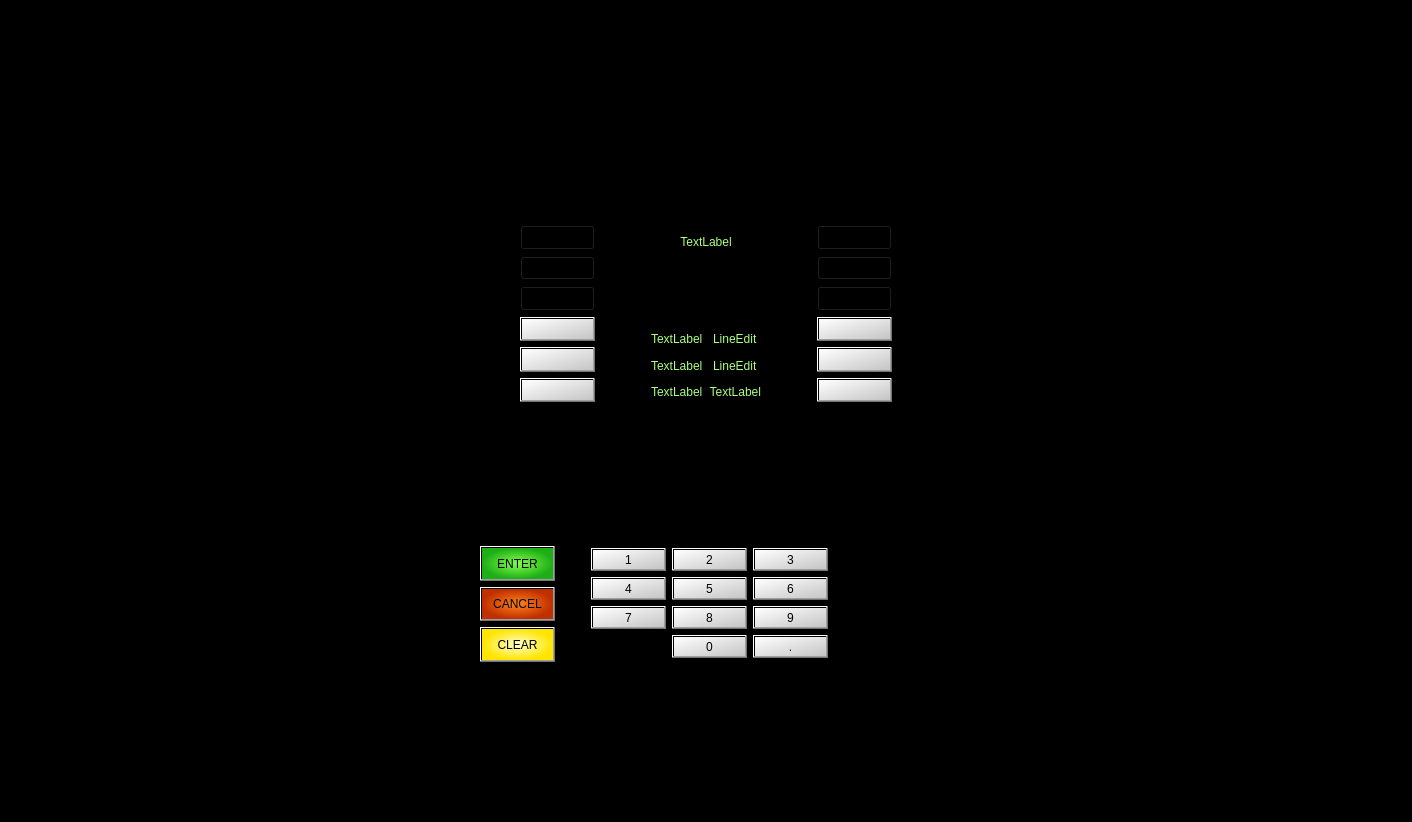
<?xml version="1.0" encoding="UTF-8"?>
<ui version="4.0">
 <class>MainWindow</class>
 <widget class="QMainWindow" name="MainWindow">
  <property name="geometry">
   <rect>
    <x>0</x>
    <y>0</y>
    <width>1412</width>
    <height>822</height>
   </rect>
  </property>
  <property name="sizePolicy">
   <sizepolicy hsizetype="Preferred" vsizetype="Preferred">
    <horstretch>0</horstretch>
    <verstretch>0</verstretch>
   </sizepolicy>
  </property>
  <property name="windowTitle">
   <string>MainWindow</string>
  </property>
  <property name="styleSheet">
   <string notr="true">background-color: rgb(0, 0, 0);</string>
  </property>
  <widget class="QWidget" name="mycentralwidget">
   <property name="sizePolicy">
    <sizepolicy hsizetype="Preferred" vsizetype="Preferred">
     <horstretch>0</horstretch>
     <verstretch>0</verstretch>
    </sizepolicy>
   </property>
   <layout class="QGridLayout" name="gridLayout_3">
    <property name="leftMargin">
     <number>135</number>
    </property>
    <property name="topMargin">
     <number>135</number>
    </property>
    <property name="rightMargin">
     <number>135</number>
    </property>
    <property name="bottomMargin">
     <number>80</number>
    </property>
    <item row="1" column="0">
     <layout class="QHBoxLayout" name="horizontalLayout">
      <property name="leftMargin">
       <number>0</number>
      </property>
      <property name="topMargin">
       <number>95</number>
      </property>
      <property name="rightMargin">
       <number>80</number>
      </property>
      <property name="bottomMargin">
       <number>80</number>
      </property>
      <item>
       <spacer name="horizontalSpacer_2">
        <property name="orientation">
         <enum>Qt::Horizontal</enum>
        </property>
        <property name="sizeHint" stdset="0">
         <size>
          <width>40</width>
          <height>20</height>
         </size>
        </property>
       </spacer>
      </item>
      <item>
       <layout class="QVBoxLayout" name="verticalLayout_2">
        <property name="topMargin">
         <number>43</number>
        </property>
        <property name="rightMargin">
         <number>30</number>
        </property>
        <item>
         <widget class="QPushButton" name="btnEnter">
          <property name="sizePolicy">
           <sizepolicy hsizetype="Fixed" vsizetype="Preferred">
            <horstretch>0</horstretch>
            <verstretch>0</verstretch>
           </sizepolicy>
          </property>
          <property name="styleSheet">
           <string notr="true">font: 12pt &quot;Segoe UI&quot;;
color: rgb(0, 0, 0);
background-color: qradialgradient(spread:pad, cx:0.5, cy:0.5, radius:0.5, fx:0.5, fy:0.5, stop:0 rgba(130, 255, 79, 255), stop:1 rgba(30, 174, 21, 255));
</string>
          </property>
          <property name="text">
           <string>ENTER</string>
          </property>
         </widget>
        </item>
        <item>
         <widget class="QPushButton" name="btnCancel">
          <property name="sizePolicy">
           <sizepolicy hsizetype="Fixed" vsizetype="Preferred">
            <horstretch>0</horstretch>
            <verstretch>0</verstretch>
           </sizepolicy>
          </property>
          <property name="styleSheet">
           <string notr="true">font: 12pt &quot;Segoe UI&quot;;
color: rgb(0, 0, 0);
background-color: qradialgradient(spread:pad, cx:0.5, cy:0.5, radius:0.5, fx:0.5, fy:0.5, stop:0 rgba(255, 132, 26, 255), stop:1 rgba(192, 47, 0, 255));</string>
          </property>
          <property name="text">
           <string>CANCEL</string>
          </property>
         </widget>
        </item>
        <item>
         <widget class="QPushButton" name="btnClear">
          <property name="sizePolicy">
           <sizepolicy hsizetype="Fixed" vsizetype="Preferred">
            <horstretch>0</horstretch>
            <verstretch>0</verstretch>
           </sizepolicy>
          </property>
          <property name="styleSheet">
           <string notr="true">font: 12pt &quot;Segoe UI&quot;;
color: rgb(0, 0, 0);
background-color: qradialgradient(spread:pad, cx:0.5, cy:0.5, radius:0.5, fx:0.5, fy:0.5, stop:0 rgba(255, 255, 206, 255), stop:1 rgba(255, 229, 0, 255));
</string>
          </property>
          <property name="text">
           <string>CLEAR</string>
          </property>
         </widget>
        </item>
       </layout>
      </item>
      <item>
       <layout class="QGridLayout" name="gridLayout">
        <property name="topMargin">
         <number>45</number>
        </property>
        <property name="rightMargin">
         <number>25</number>
        </property>
        <property name="bottomMargin">
         <number>4</number>
        </property>
        <item row="1" column="2">
         <widget class="QPushButton" name="btn_num6">
          <property name="sizePolicy">
           <sizepolicy hsizetype="Fixed" vsizetype="Preferred">
            <horstretch>0</horstretch>
            <verstretch>0</verstretch>
           </sizepolicy>
          </property>
          <property name="styleSheet">
           <string notr="true">font: 16pt &quot;Segoe UI&quot;;
color: rgb(0, 0, 0);
background-color: qlineargradient(spread:pad, x1:0, y1:0, x2:1, y2:1, stop:0 rgba(255, 255, 255, 255), stop:1 rgba(197, 197, 197, 255));</string>
          </property>
          <property name="text">
           <string>6</string>
          </property>
         </widget>
        </item>
        <item row="2" column="2">
         <widget class="QPushButton" name="btn_num9">
          <property name="sizePolicy">
           <sizepolicy hsizetype="Fixed" vsizetype="Preferred">
            <horstretch>0</horstretch>
            <verstretch>0</verstretch>
           </sizepolicy>
          </property>
          <property name="styleSheet">
           <string notr="true">font: 16pt &quot;Segoe UI&quot;;
color: rgb(0, 0, 0);
background-color: qlineargradient(spread:pad, x1:0, y1:0, x2:1, y2:1, stop:0 rgba(255, 255, 255, 255), stop:1 rgba(197, 197, 197, 255));</string>
          </property>
          <property name="text">
           <string>9</string>
          </property>
         </widget>
        </item>
        <item row="2" column="0">
         <widget class="QPushButton" name="btn_num7">
          <property name="sizePolicy">
           <sizepolicy hsizetype="Fixed" vsizetype="Preferred">
            <horstretch>0</horstretch>
            <verstretch>0</verstretch>
           </sizepolicy>
          </property>
          <property name="styleSheet">
           <string notr="true">font: 16pt &quot;Segoe UI&quot;;
color: rgb(0, 0, 0);
background-color: qlineargradient(spread:pad, x1:0, y1:0, x2:1, y2:1, stop:0 rgba(255, 255, 255, 255), stop:1 rgba(197, 197, 197, 255));</string>
          </property>
          <property name="text">
           <string>7</string>
          </property>
         </widget>
        </item>
        <item row="1" column="0">
         <widget class="QPushButton" name="btn_num4">
          <property name="sizePolicy">
           <sizepolicy hsizetype="Fixed" vsizetype="Preferred">
            <horstretch>0</horstretch>
            <verstretch>0</verstretch>
           </sizepolicy>
          </property>
          <property name="styleSheet">
           <string notr="true">font: 16pt &quot;Segoe UI&quot;;
color: rgb(0, 0, 0);
background-color: qlineargradient(spread:pad, x1:0, y1:0, x2:1, y2:1, stop:0 rgba(255, 255, 255, 255), stop:1 rgba(197, 197, 197, 255));</string>
          </property>
          <property name="text">
           <string>4</string>
          </property>
         </widget>
        </item>
        <item row="2" column="1">
         <widget class="QPushButton" name="btn_num8">
          <property name="sizePolicy">
           <sizepolicy hsizetype="Fixed" vsizetype="Preferred">
            <horstretch>0</horstretch>
            <verstretch>0</verstretch>
           </sizepolicy>
          </property>
          <property name="styleSheet">
           <string notr="true">font: 16pt &quot;Segoe UI&quot;;
color: rgb(0, 0, 0);
background-color: qlineargradient(spread:pad, x1:0, y1:0, x2:1, y2:1, stop:0 rgba(255, 255, 255, 255), stop:1 rgba(197, 197, 197, 255));</string>
          </property>
          <property name="text">
           <string>8</string>
          </property>
         </widget>
        </item>
        <item row="3" column="1">
         <widget class="QPushButton" name="btn_num0">
          <property name="sizePolicy">
           <sizepolicy hsizetype="Fixed" vsizetype="Preferred">
            <horstretch>0</horstretch>
            <verstretch>0</verstretch>
           </sizepolicy>
          </property>
          <property name="styleSheet">
           <string notr="true">font: 16pt &quot;Segoe UI&quot;;
color: rgb(0, 0, 0);
background-color: qlineargradient(spread:pad, x1:0, y1:0, x2:1, y2:1, stop:0 rgba(255, 255, 255, 255), stop:1 rgba(197, 197, 197, 255));</string>
          </property>
          <property name="text">
           <string>0</string>
          </property>
         </widget>
        </item>
        <item row="0" column="1">
         <widget class="QPushButton" name="btn_num2">
          <property name="sizePolicy">
           <sizepolicy hsizetype="Fixed" vsizetype="Preferred">
            <horstretch>0</horstretch>
            <verstretch>0</verstretch>
           </sizepolicy>
          </property>
          <property name="styleSheet">
           <string notr="true">font: 16pt &quot;Segoe UI&quot;;
color: rgb(0, 0, 0);
background-color: qlineargradient(spread:pad, x1:0, y1:0, x2:1, y2:1, stop:0 rgba(255, 255, 255, 255), stop:1 rgba(197, 197, 197, 255));</string>
          </property>
          <property name="text">
           <string>2</string>
          </property>
         </widget>
        </item>
        <item row="0" column="0">
         <widget class="QPushButton" name="btn_num1">
          <property name="sizePolicy">
           <sizepolicy hsizetype="Fixed" vsizetype="Preferred">
            <horstretch>0</horstretch>
            <verstretch>0</verstretch>
           </sizepolicy>
          </property>
          <property name="mouseTracking">
           <bool>false</bool>
          </property>
          <property name="styleSheet">
           <string notr="true">font: 16pt &quot;Segoe UI&quot;;
color: rgb(0, 0, 0);
background-color: qlineargradient(spread:pad, x1:0, y1:0, x2:1, y2:1, stop:0 rgba(255, 255, 255, 255), stop:1 rgba(197, 197, 197, 255));</string>
          </property>
          <property name="text">
           <string>1</string>
          </property>
         </widget>
        </item>
        <item row="1" column="1">
         <widget class="QPushButton" name="btn_num5">
          <property name="sizePolicy">
           <sizepolicy hsizetype="Fixed" vsizetype="Preferred">
            <horstretch>0</horstretch>
            <verstretch>0</verstretch>
           </sizepolicy>
          </property>
          <property name="styleSheet">
           <string notr="true">font: 16pt &quot;Segoe UI&quot;;
color: rgb(0, 0, 0);
background-color: qlineargradient(spread:pad, x1:0, y1:0, x2:1, y2:1, stop:0 rgba(255, 255, 255, 255), stop:1 rgba(197, 197, 197, 255));</string>
          </property>
          <property name="text">
           <string>5</string>
          </property>
         </widget>
        </item>
        <item row="0" column="2">
         <widget class="QPushButton" name="btn_num3">
          <property name="sizePolicy">
           <sizepolicy hsizetype="Fixed" vsizetype="Preferred">
            <horstretch>0</horstretch>
            <verstretch>0</verstretch>
           </sizepolicy>
          </property>
          <property name="styleSheet">
           <string notr="true">font: 16pt &quot;Segoe UI&quot;;
color: rgb(0, 0, 0);
background-color: qlineargradient(spread:pad, x1:0, y1:0, x2:1, y2:1, stop:0 rgba(255, 255, 255, 255), stop:1 rgba(197, 197, 197, 255));</string>
          </property>
          <property name="text">
           <string>3</string>
          </property>
         </widget>
        </item>
        <item row="3" column="2">
         <widget class="QPushButton" name="btn_numDOT">
          <property name="sizePolicy">
           <sizepolicy hsizetype="Fixed" vsizetype="Preferred">
            <horstretch>0</horstretch>
            <verstretch>0</verstretch>
           </sizepolicy>
          </property>
          <property name="styleSheet">
           <string notr="true">font: 16pt &quot;Segoe UI&quot;;
color: rgb(0, 0, 0);
background-color: qlineargradient(spread:pad, x1:0, y1:0, x2:1, y2:1, stop:0 rgba(255, 255, 255, 255), stop:1 rgba(197, 197, 197, 255));</string>
          </property>
          <property name="text">
           <string>.</string>
          </property>
         </widget>
        </item>
       </layout>
      </item>
      <item>
       <spacer name="horizontalSpacer">
        <property name="orientation">
         <enum>Qt::Horizontal</enum>
        </property>
        <property name="sizeHint" stdset="0">
         <size>
          <width>40</width>
          <height>20</height>
         </size>
        </property>
       </spacer>
      </item>
     </layout>
    </item>
    <item row="0" column="0">
     <layout class="QHBoxLayout" name="horizontalLayout_2" stretch="0,0,1,0,0">
      <property name="leftMargin">
       <number>350</number>
      </property>
      <property name="rightMargin">
       <number>350</number>
      </property>
      <item>
       <spacer name="horizontalSpacer_3">
        <property name="orientation">
         <enum>Qt::Horizontal</enum>
        </property>
        <property name="sizeHint" stdset="0">
         <size>
          <width>40</width>
          <height>20</height>
         </size>
        </property>
       </spacer>
      </item>
      <item>
       <layout class="QVBoxLayout" name="verticalLayout_3">
        <property name="topMargin">
         <number>90</number>
        </property>
        <item>
         <widget class="QPushButton" name="pushButton_25">
          <property name="sizePolicy">
           <sizepolicy hsizetype="Minimum" vsizetype="Preferred">
            <horstretch>0</horstretch>
            <verstretch>0</verstretch>
           </sizepolicy>
          </property>
          <property name="styleSheet">
           <string notr="true">background-color: transparent;</string>
          </property>
          <property name="text">
           <string/>
          </property>
         </widget>
        </item>
        <item>
         <widget class="QPushButton" name="pushButton_23">
          <property name="sizePolicy">
           <sizepolicy hsizetype="Minimum" vsizetype="Preferred">
            <horstretch>0</horstretch>
            <verstretch>0</verstretch>
           </sizepolicy>
          </property>
          <property name="styleSheet">
           <string notr="true">background-color: transparent;</string>
          </property>
          <property name="text">
           <string/>
          </property>
         </widget>
        </item>
        <item>
         <widget class="QPushButton" name="pushButton_22">
          <property name="sizePolicy">
           <sizepolicy hsizetype="Minimum" vsizetype="Preferred">
            <horstretch>0</horstretch>
            <verstretch>0</verstretch>
           </sizepolicy>
          </property>
          <property name="styleSheet">
           <string notr="true">background-color: transparent;</string>
          </property>
          <property name="text">
           <string/>
          </property>
         </widget>
        </item>
        <item>
         <widget class="QPushButton" name="btn_left1">
          <property name="sizePolicy">
           <sizepolicy hsizetype="Minimum" vsizetype="Preferred">
            <horstretch>0</horstretch>
            <verstretch>0</verstretch>
           </sizepolicy>
          </property>
          <property name="styleSheet">
           <string notr="true">background-color: qlineargradient(spread:pad, x1:0, y1:0, x2:1, y2:1, stop:0 rgba(255, 255, 255, 255), stop:1 rgba(197, 197, 197, 255));
color: transparent;</string>
          </property>
          <property name="text">
           <string>PushButton</string>
          </property>
         </widget>
        </item>
        <item>
         <widget class="QPushButton" name="btn_left2">
          <property name="sizePolicy">
           <sizepolicy hsizetype="Minimum" vsizetype="Preferred">
            <horstretch>0</horstretch>
            <verstretch>0</verstretch>
           </sizepolicy>
          </property>
          <property name="styleSheet">
           <string notr="true">background-color: qlineargradient(spread:pad, x1:0, y1:0, x2:1, y2:1, stop:0 rgba(255, 255, 255, 255), stop:1 rgba(197, 197, 197, 255));
color: transparent;</string>
          </property>
          <property name="text">
           <string>PushButton</string>
          </property>
         </widget>
        </item>
        <item>
         <widget class="QPushButton" name="btn_left3">
          <property name="sizePolicy">
           <sizepolicy hsizetype="Minimum" vsizetype="Preferred">
            <horstretch>0</horstretch>
            <verstretch>0</verstretch>
           </sizepolicy>
          </property>
          <property name="styleSheet">
           <string notr="true">background-color: qlineargradient(spread:pad, x1:0, y1:0, x2:1, y2:1, stop:0 rgba(255, 255, 255, 255), stop:1 rgba(197, 197, 197, 255));
color: transparent;</string>
          </property>
          <property name="text">
           <string>PushButton</string>
          </property>
         </widget>
        </item>
       </layout>
      </item>
      <item>
       <layout class="QVBoxLayout" name="verticalLayout_4">
        <property name="leftMargin">
         <number>50</number>
        </property>
        <property name="topMargin">
         <number>55</number>
        </property>
        <property name="rightMargin">
         <number>50</number>
        </property>
        <item>
         <widget class="QLabel" name="label_top">
          <property name="styleSheet">
           <string notr="true">background-color: black;
color: rgb(170, 255, 127);
font: 16pt &quot;Segoe UI&quot;;</string>
          </property>
          <property name="text">
           <string>TextLabel</string>
          </property>
          <property name="alignment">
           <set>Qt::AlignCenter</set>
          </property>
         </widget>
        </item>
        <item>
         <layout class="QGridLayout" name="gridLayout_2">
          <property name="topMargin">
           <number>30</number>
          </property>
          <item row="0" column="0">
           <widget class="QLabel" name="label_left1">
            <property name="styleSheet">
             <string notr="true">background-color: black;
color: rgb(170, 255, 127);
font: 14pt &quot;Segoe UI&quot;;</string>
            </property>
            <property name="text">
             <string>TextLabel</string>
            </property>
           </widget>
          </item>
          <item row="2" column="0">
           <widget class="QLabel" name="label_left3">
            <property name="styleSheet">
             <string notr="true">background-color: black;
color: rgb(170, 255, 127);
font: 14pt &quot;Segoe UI&quot;;</string>
            </property>
            <property name="text">
             <string>TextLabel</string>
            </property>
           </widget>
          </item>
          <item row="1" column="0">
           <widget class="QLabel" name="label_left2">
            <property name="styleSheet">
             <string notr="true">background-color: black;
color: rgb(170, 255, 127);
font: 14pt &quot;Segoe UI&quot;;</string>
            </property>
            <property name="text">
             <string>TextLabel</string>
            </property>
           </widget>
          </item>
          <item row="1" column="1">
           <widget class="QLineEdit" name="txt_right2">
            <property name="sizePolicy">
             <sizepolicy hsizetype="Preferred" vsizetype="Preferred">
              <horstretch>0</horstretch>
              <verstretch>0</verstretch>
             </sizepolicy>
            </property>
            <property name="styleSheet">
             <string>background-color: black;
color: rgb(170, 255, 127);
font: 14pt &quot;Segoe UI&quot;;</string>
            </property>
            <property name="text">
             <string>LineEdit</string>
            </property>
            <property name="frame">
             <bool>false</bool>
            </property>
            <property name="alignment">
             <set>Qt::AlignRight|Qt::AlignTrailing|Qt::AlignVCenter</set>
            </property>
           </widget>
          </item>
          <item row="0" column="1">
           <widget class="QLineEdit" name="txt_right1">
            <property name="sizePolicy">
             <sizepolicy hsizetype="Preferred" vsizetype="Preferred">
              <horstretch>0</horstretch>
              <verstretch>0</verstretch>
             </sizepolicy>
            </property>
            <property name="styleSheet">
             <string>background-color: black;
color: rgb(170, 255, 127);
font: 14pt &quot;Segoe UI&quot;;</string>
            </property>
            <property name="text">
             <string>LineEdit</string>
            </property>
            <property name="frame">
             <bool>false</bool>
            </property>
            <property name="alignment">
             <set>Qt::AlignRight|Qt::AlignTrailing|Qt::AlignVCenter</set>
            </property>
           </widget>
          </item>
          <item row="2" column="1">
           <widget class="QLabel" name="label_right3">
            <property name="styleSheet">
             <string notr="true">background-color: black;
color: rgb(170, 255, 127);
font: 14pt &quot;Segoe UI&quot;;</string>
            </property>
            <property name="text">
             <string>TextLabel</string>
            </property>
            <property name="alignment">
             <set>Qt::AlignRight|Qt::AlignTrailing|Qt::AlignVCenter</set>
            </property>
           </widget>
          </item>
         </layout>
        </item>
       </layout>
      </item>
      <item>
       <layout class="QVBoxLayout" name="verticalLayout">
        <property name="topMargin">
         <number>90</number>
        </property>
        <item>
         <widget class="QPushButton" name="pushButton_26">
          <property name="sizePolicy">
           <sizepolicy hsizetype="Minimum" vsizetype="Preferred">
            <horstretch>0</horstretch>
            <verstretch>0</verstretch>
           </sizepolicy>
          </property>
          <property name="styleSheet">
           <string notr="true">background-color: transparent;</string>
          </property>
          <property name="text">
           <string/>
          </property>
         </widget>
        </item>
        <item>
         <widget class="QPushButton" name="pushButton_24">
          <property name="sizePolicy">
           <sizepolicy hsizetype="Minimum" vsizetype="Preferred">
            <horstretch>0</horstretch>
            <verstretch>0</verstretch>
           </sizepolicy>
          </property>
          <property name="styleSheet">
           <string notr="true">background-color: transparent;</string>
          </property>
          <property name="text">
           <string/>
          </property>
         </widget>
        </item>
        <item>
         <widget class="QPushButton" name="pushButton_21">
          <property name="sizePolicy">
           <sizepolicy hsizetype="Minimum" vsizetype="Preferred">
            <horstretch>0</horstretch>
            <verstretch>0</verstretch>
           </sizepolicy>
          </property>
          <property name="styleSheet">
           <string notr="true">background-color: transparent;</string>
          </property>
          <property name="text">
           <string/>
          </property>
         </widget>
        </item>
        <item>
         <widget class="QPushButton" name="btn_right1">
          <property name="sizePolicy">
           <sizepolicy hsizetype="Minimum" vsizetype="Preferred">
            <horstretch>0</horstretch>
            <verstretch>0</verstretch>
           </sizepolicy>
          </property>
          <property name="styleSheet">
           <string notr="true">background-color: qlineargradient(spread:pad, x1:0, y1:0, x2:1, y2:1, stop:0 rgba(255, 255, 255, 255), stop:1 rgba(197, 197, 197, 255));
color: transparent;</string>
          </property>
          <property name="text">
           <string>PushButton</string>
          </property>
         </widget>
        </item>
        <item>
         <widget class="QPushButton" name="btn_right2">
          <property name="sizePolicy">
           <sizepolicy hsizetype="Minimum" vsizetype="Preferred">
            <horstretch>0</horstretch>
            <verstretch>0</verstretch>
           </sizepolicy>
          </property>
          <property name="styleSheet">
           <string notr="true">background-color: qlineargradient(spread:pad, x1:0, y1:0, x2:1, y2:1, stop:0 rgba(255, 255, 255, 255), stop:1 rgba(197, 197, 197, 255));
color: transparent;</string>
          </property>
          <property name="text">
           <string>PushButton</string>
          </property>
         </widget>
        </item>
        <item>
         <widget class="QPushButton" name="btn_right3">
          <property name="sizePolicy">
           <sizepolicy hsizetype="Minimum" vsizetype="Preferred">
            <horstretch>0</horstretch>
            <verstretch>0</verstretch>
           </sizepolicy>
          </property>
          <property name="styleSheet">
           <string notr="true">background-color: qlineargradient(spread:pad, x1:0, y1:0, x2:1, y2:1, stop:0 rgba(255, 255, 255, 255), stop:1 rgba(197, 197, 197, 255));
color: transparent;</string>
          </property>
          <property name="text">
           <string>PushButton</string>
          </property>
         </widget>
        </item>
       </layout>
      </item>
      <item>
       <spacer name="horizontalSpacer_4">
        <property name="orientation">
         <enum>Qt::Horizontal</enum>
        </property>
        <property name="sizeHint" stdset="0">
         <size>
          <width>40</width>
          <height>20</height>
         </size>
        </property>
       </spacer>
      </item>
     </layout>
    </item>
   </layout>
  </widget>
 </widget>
 <resources/>
 <connections/>
</ui>
